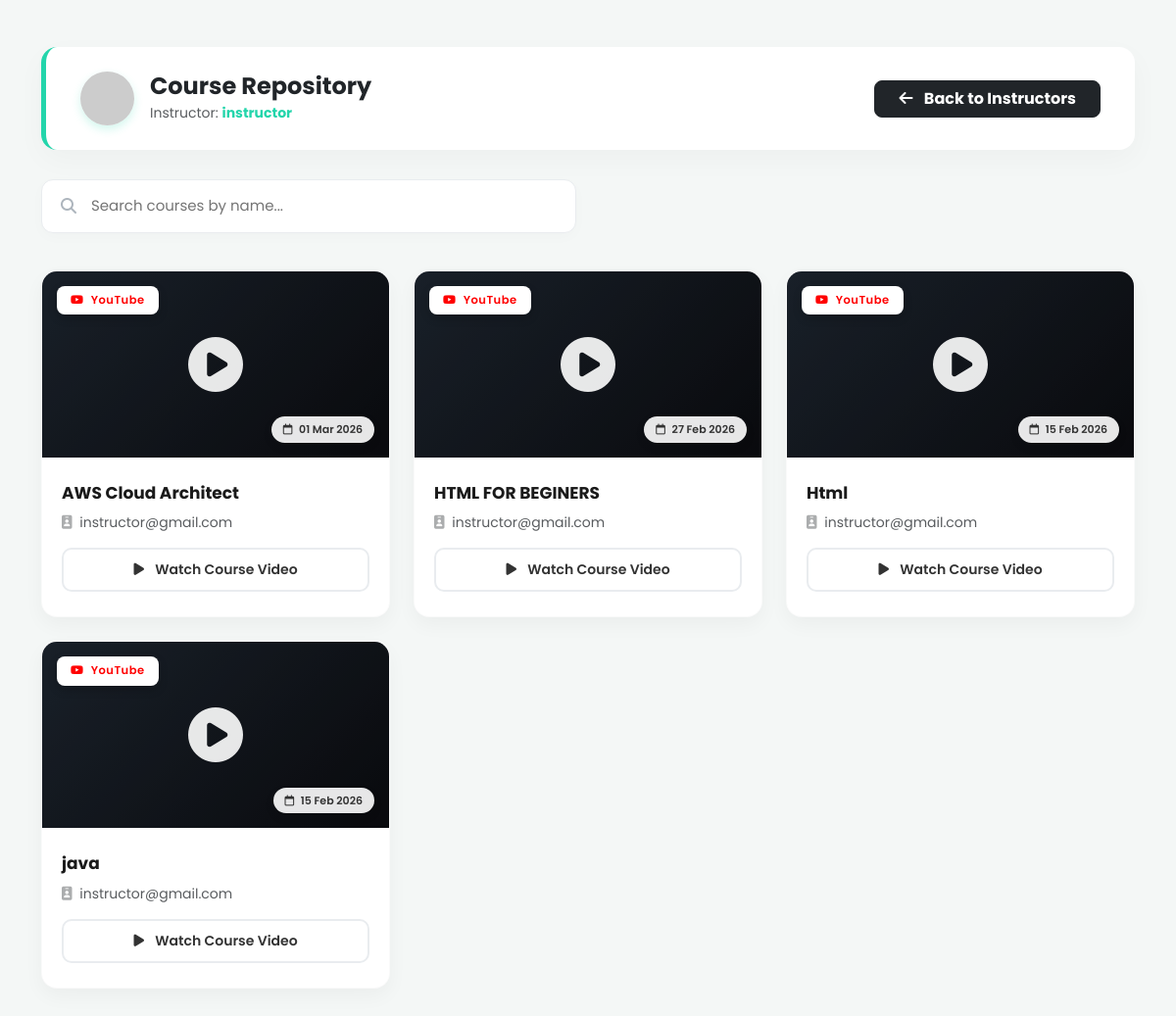
The page /admin_view_courses.php?email=instructor@gmail.com&name=instructor (signed in) on the database its author committed.
### tables this page shows
CREATE TABLE `instructor_courses` (
  `id` int(11) NOT NULL,
  `instructor_name` varchar(100) NOT NULL,
  `instructor_email` varchar(100) NOT NULL,
  `course_name` varchar(255) NOT NULL,
  `video_link` varchar(255) NOT NULL,
  `upload_date` timestamp NOT NULL DEFAULT current_timestamp(),
  `content` longtext DEFAULT NULL,
  `course_type` varchar(50) DEFAULT 'video'
);

### admin_view_courses.php (the view, shortened to what this page needs)
<?php
require_once 'db.php';
if (isset($_GET['email']) && isset($_GET['name'])) {
    $inst_email = $_GET['email'];
    $inst_name = htmlspecialchars($_GET['name'], ENT_QUOTES, 'UTF-8');
    $avatar_url = "https://ui-avatars.com/api/?name=" . urlencode($inst_name) . "&background=23d5ab&color=fff&rounded=true&bold=true";
} else {
    header("Location: manage_instructors.php");
    exit();
}
?>
<!DOCTYPE html>
<html lang="en">
<head>
    <link href="https://cdnjs.cloudflare.com/ajax/libs/font-awesome/6.4.0/css/all.min.css" rel="stylesheet">
    <link href="https://cdn.jsdelivr.net/npm/bootstrap@5.3.2/dist/css/bootstrap.min.css" rel="stylesheet">
</head>
<body>
<div class="container py-5">
    <div class="page-header d-flex justify-content-between align-items-center flex-wrap gap-3">
        <div class="d-flex align-items-center gap-3">
            <img src="<?php echo $avatar_url; ?>" alt="Instructor" class="header-avatar">
            <div>
                <h4 class="fw-bold m-0 text-dark">Course Repository</h4>
                <small class="text-muted">Instructor: <span style="color: var(--primary-accent); font-weight: 700;"><?php echo $inst_name; ?></span></small>
            </div>
        </div>
        <a href="manage_instructors.php" class="btn btn-dark px-4 fw-bold" style="border-radius: 8px;">
            <i class="fa-solid fa-arrow-left me-2"></i> Back to Instructors
        </a>
    </div>
    <div class="row mb-2">
        <div class="col-md-6">
            <div class="search-container">
                <i class="fa-solid fa-magnifying-glass"></i>
                <input type="text" id="courseSearch" class="search-input" placeholder="Search courses by name...">
            </div>
        </div>
    </div>
    <div class="row g-4" id="courseGrid">
        <?php
        $stmt = $conn->prepare("SELECT * FROM instructor_courses WHERE instructor_email = ? ORDER BY id DESC");
        $stmt->bind_param("s", $inst_email);
        $stmt->execute();
        $result = $stmt->get_result();
        if ($result->num_rows > 0) {
            while ($row = $result->fetch_assoc()) {
                $video_link = htmlspecialchars($row['video_link'], ENT_QUOTES, 'UTF-8');
                $course_name = htmlspecialchars($row['course_name'], ENT_QUOTES, 'UTF-8');
                $is_yt = (strpos(strtolower($video_link), 'youtube.com') !== false || strpos(strtolower($video_link), 'youtu.be') !== false);
                $formatted_date = date('d M Y', strtotime($row['upload_date']));
        ?>
        <div class="col-md-6 col-lg-4 course-item">
            <div class="course-card">
                <div class="video-thumb">
                    <?php if ($is_yt): ?>
                        <span class="platform-badge badge-yt"><i class="fa-brands fa-youtube me-1"></i> YouTube</span>
                    <?php else: ?>
                        <span class="platform-badge badge-local"><i class="fa-solid fa-cloud-arrow-down me-1"></i> Local Media</span>
                    <?php endif; ?>
                    <i class="fa-solid fa-circle-play play-btn"></i>
                    <span class="upload-date"><i class="fa-regular fa-calendar me-1"></i> <?php echo $formatted_date; ?></span>
                </div>
                <div class="card-content">
                    <h5 class="course-title title-text"><?php echo $course_name; ?></h5>
                    <p class="text-muted small mb-0"><i class="fa-solid fa-id-badge me-1 opacity-50"></i> <?php echo htmlspecialchars($row['instructor_email'], ENT_QUOTES, 'UTF-8'); ?></p>
                    <a href="<?php echo $video_link; ?>" target="_blank" class="btn-watch w-100">
                        <i class="fa-solid fa-play me-2"></i> Watch Course Video
                    </a>
                </div>
            </div>
        </div>
        <?php
            }
        }
        ?>
    </div>
</div>
</body>
</html>

### admin_view_courses.php (style rules this page uses)
:root { --primary-accent: #23d5ab; --blue-accent: #23a6d5; --danger-accent: #e73c7e; --bg-light: #f4f7f6; }
body { background-color: var(--bg-light); font-family: 'Poppins', sans-serif; color: #2b2b2b; }
.page-header { background: #fff; padding: 25px 35px; border-radius: 16px; box-shadow: 0 10px 30px rgba(0,0,0,0.03); margin-bottom: 30px; border-left: 5px solid var(--primary-accent); }
.header-avatar { width: 55px; height: 55px; border-radius: 50%; object-fit: cover; box-shadow: 0 4px 10px rgba(35, 213, 171, 0.2); }
.search-container { position: relative; margin-bottom: 30px; }
.search-container i { position: absolute; left: 20px; top: 50%; transform: translateY(-50%); color: #adb5bd; }
.search-input { width: 100%; padding: 15px 15px 15px 50px; border-radius: 12px; border: 1px solid #e9ecef; box-shadow: 0 4px 15px rgba(0,0,0,0.02); font-size: 15px; transition: all 0.3s; }
.course-card { background: #fff; border-radius: 16px; border: 1px solid rgba(0,0,0,0.02); box-shadow: 0 8px 20px rgba(0,0,0,0.04); transition: all 0.3s ease; overflow: hidden; display: flex; flex-direction: column; height: 100%; }
.video-thumb { background: linear-gradient(135deg, #1f2833, #0b0c10); height: 190px; position: relative; display: flex; align-items: center; justify-content: center; overflow: hidden; }
.video-thumb::after { content: ''; position: absolute; top: 0; left: 0; right: 0; bottom: 0; background: rgba(0,0,0,0.2); transition: 0.3s; }
.video-thumb i.play-btn { font-size: 3.5rem; color: rgba(255, 255, 255, 0.9); z-index: 2; transition: 0.3s cubic-bezier(0.175, 0.885, 0.32, 1.275); }
.upload-date { position: absolute; bottom: 15px; right: 15px; background: rgba(255, 255, 255, 0.9); color: #333; padding: 5px 12px; border-radius: 50px; font-size: 11px; font-weight: 600; z-index: 2; box-shadow: 0 4px 10px rgba(0,0,0,0.1); }
.platform-badge { position: absolute; top: 15px; left: 15px; padding: 6px 14px; border-radius: 8px; font-weight: 600; font-size: 11.5px; letter-spacing: 0.5px; box-shadow: 0 4px 10px rgba(0,0,0,0.2); z-index: 2; }
.badge-yt { background: #fff; color: #ff0000; }
.card-content { padding: 25px 20px; flex: 1; }
.course-title { font-size: 17px; font-weight: 700; color: #1a1a1a; margin-bottom: 8px; line-height: 1.4; }
.btn-watch { background-color: #fff; color: #333; border: 2px solid #e9ecef; border-radius: 10px; padding: 10px; font-weight: 600; font-size: 14px; transition: all 0.3s; display: block; text-align: center; text-decoration: none; margin-top: 15px; }

### rows shown on the page
instructor_courses: shows "YouTube", upload_date "01 Mar 2026", course_name "AWS Cloud Architect", instructor_email "instructor@gmail.com"
instructor_courses: shows "YouTube", upload_date "27 Feb 2026", course_name "HTML FOR BEGINERS", instructor_email "instructor@gmail.com"
instructor_courses: shows "YouTube", upload_date "15 Feb 2026", course_name "Html", instructor_email "instructor@gmail.com"
instructor_courses: shows "YouTube", upload_date "15 Feb 2026", course_name "java", instructor_email "instructor@gmail.com"

### other values the page prints
$inst_name "instructor"
